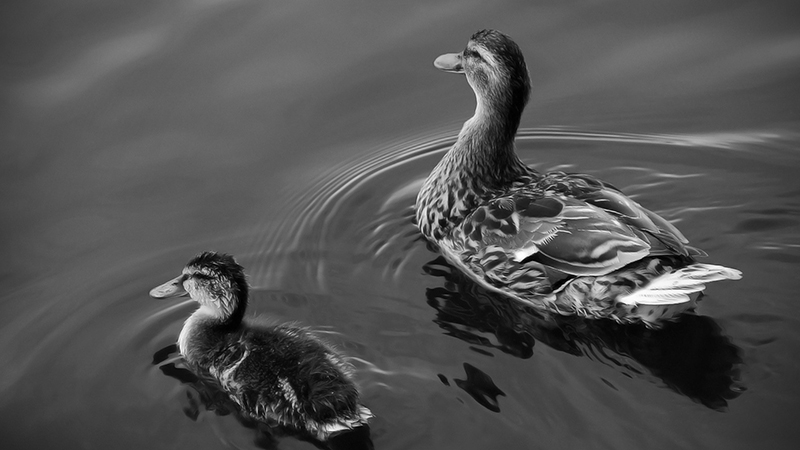
//> input picture svd-compress/imgs/duck.jpg, 800 x 450 px
$ ./svd-compress   (built with g++ and OpenCV 4)
//> lines starting //> are read from the running program, lines starting //| are printed output that depends on the picture
//> further down, source is the input picture: 450 rows x 800 cols, CV_8UC1; min 0, max 255, mean 82
// ************************************************************************************
//
// The project of the course Matrix Theory
//
// Author: @mrdrivingduck
//
// ************************************************************************************

#include <iostream>
#include <string>
#include <fstream>
#include <sstream>
#include <opencv2/opencv.hpp>

using namespace cv;
using std::cout;
using std::endl;
using std::string;
using std::stringstream;
using std::ofstream;

//
// For compressing
//
void SVD_Compress(const cv::Mat& inputImg, cv::Mat& U, cv::Mat& W, cv::Mat& Vt)
{
    cv::Mat input;
    inputImg.convertTo(input, CV_32FC1);
    cv::SVD::compute(input, W, U, Vt);
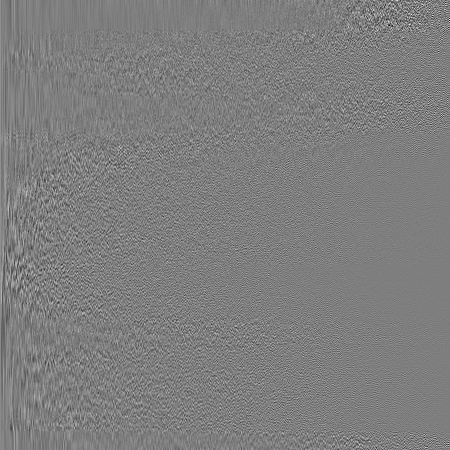
//> U: 450 rows x 450 cols, CV_32FC1; min -0.388, max 0.393, mean 9.61e-05; drawn with min black and max white
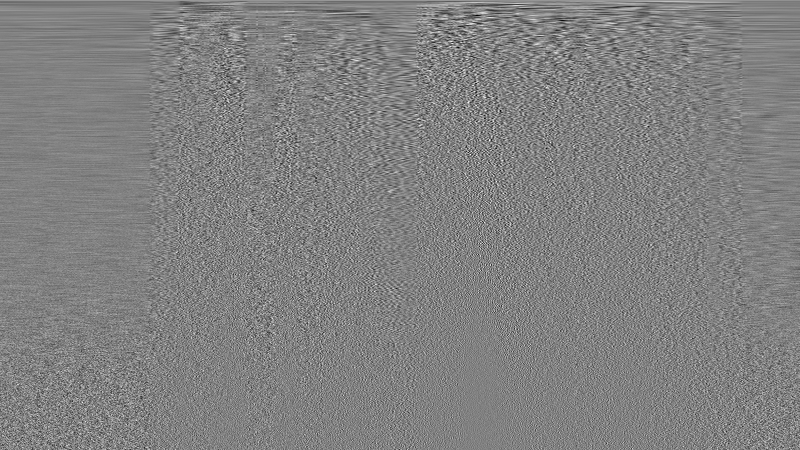
//> Vt: 450 rows x 800 cols, CV_32FC1; min -0.216, max 0.21, mean 7.57e-05; drawn with min black and max white
//> W = 450 values, max 50449.8 at index 0, min 7.94 at index 449, mean 474.8

    cout << W << endl;
//| [50449.812;
//|  7314.4233;
//|  5285.4795;
//|  4831.3345;
//> (the first 4 of 126 printed lines)
}

void display(cv::Mat& U, cv::Mat& W, cv::Mat& Vt, double compressRatio) {
    // W is a one-dimension vector which contains the singular values
    // initialize a new 0-empty matrix of W
    cv::Mat w = Mat::zeros(Size(W.rows, W.rows), CV_32FC1);
    cv::Mat output;

    int len = compressRatio * W.rows;
    for (int i = 0; i < len; i++) {
        // copy the diagonal element from W to w
        // only the pre-length element will be copied
        w.ptr<float>(i)[i] = W.ptr<float>(i)[0];
    }

    // form the image again using the compressed matrix
    cv::Mat result = U * w * Vt;
    result.convertTo(output, CV_8UC1);

    stringstream ss;
    ss << compressRatio;
    cv::imshow("compressed " + ss.str(), output);
    waitKey(0);
}

int main()
{
    // source image
    string img("imgs/duck.jpg");
    cv::Mat source = imread(img, 0);
    cv::Mat origin = imread(img, 0);

    cv::Mat U;
    cv::Mat Vt;
    cv::Mat W;
    SVD_Compress(source, U, W, Vt);

    ofstream fout("SingularValues");
    fout << "singular values" << endl;
    for (int i = 0; i < W.rows; i++) {
        fout << W.at<float>(i, 0) << endl;
    }
    fout.close();

    // ratios
    double ratios[] = { 0.9, 0.5, 0.3, 0.2, 0.15, 0.1, 0.05, 0.02 };
    // compressing
    for (int i = 0; i < sizeof(ratios) / sizeof(ratios[0]); i++) {
        display(U, W, Vt, ratios[i]);
    }
//> this loop made 8 passes
//> len in display on passes 1 to 8: 405, 225, 135, 90, 67, 45, 22, 9

    // origin image
    cv::imshow("origin", origin);
    waitKey(0);
}

$ run again, with svd-compress/imgs/mountain.jpg copied over svd-compress/imgs/duck.jpg
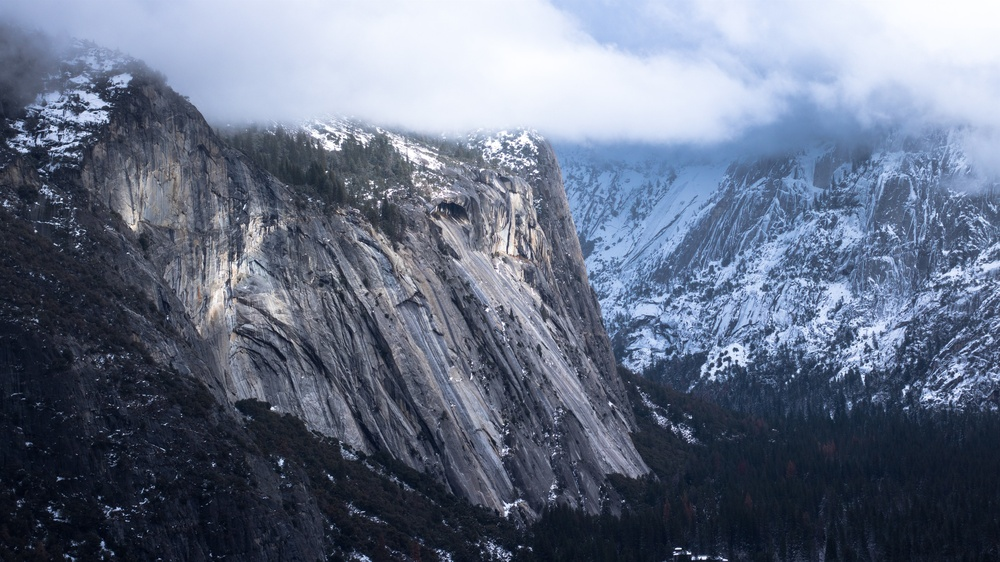
//> input picture svd-compress/imgs/mountain.jpg, 1000 x 562 px, shrunk from 5120 x 2880 before the run
//> in SVD_Compress, `cv::SVD::compute(input, W, U, Vt);`:
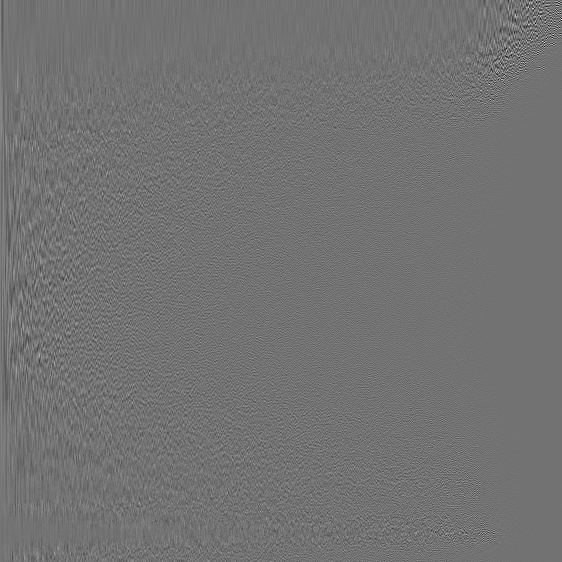
//> U: 562 rows x 562 cols, CV_32FC1; min -0.452, max 0.553, mean 0.000128; drawn with min black and max white
//> in SVD_Compress, `cv::SVD::compute(input, W, U, Vt);`:
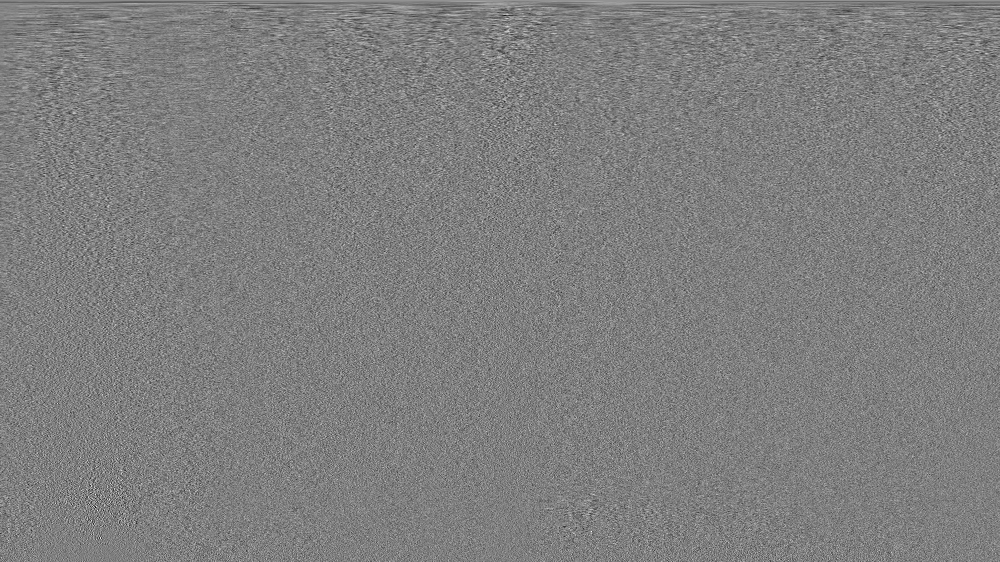
//> Vt: 562 rows x 1000 cols, CV_32FC1; min -0.228, max 0.228, mean 5.09e-05; drawn with min black and max white
//> in SVD_Compress, `cv::SVD::compute(input, W, U, Vt);`: W = 562 values, max 97233.3 at index 0, min 4.88 at index 561, mean 738.8
//| [97233.312;
//|  8963.959;
//|  8017.2622;
//|  6938.2139;
//> (the first 4 of 127 printed lines)
//> the loop `for (int i = 0; i < sizeof(ratios) / sizeof(ratios[0]); i++)` made 8 passes
//> len in display on passes 1 to 8: 505, 281, 168, 112, 84, 56, 28, 11
